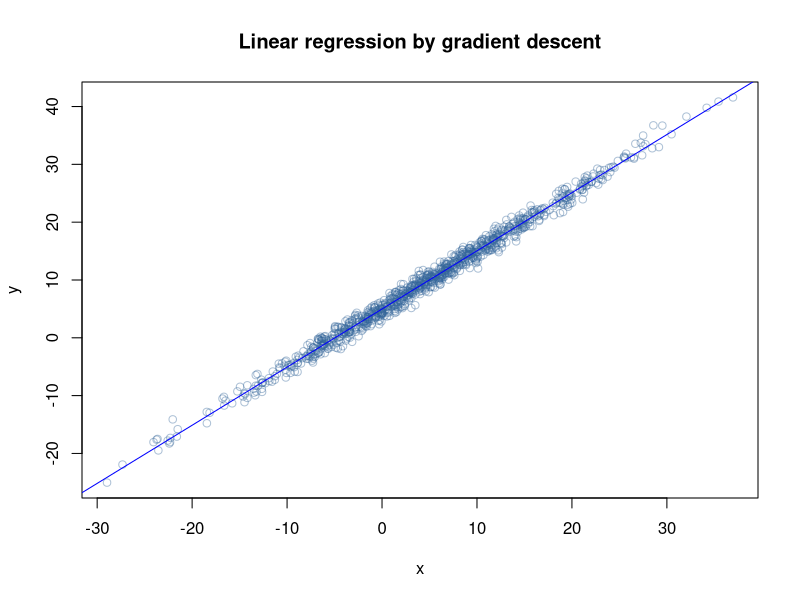
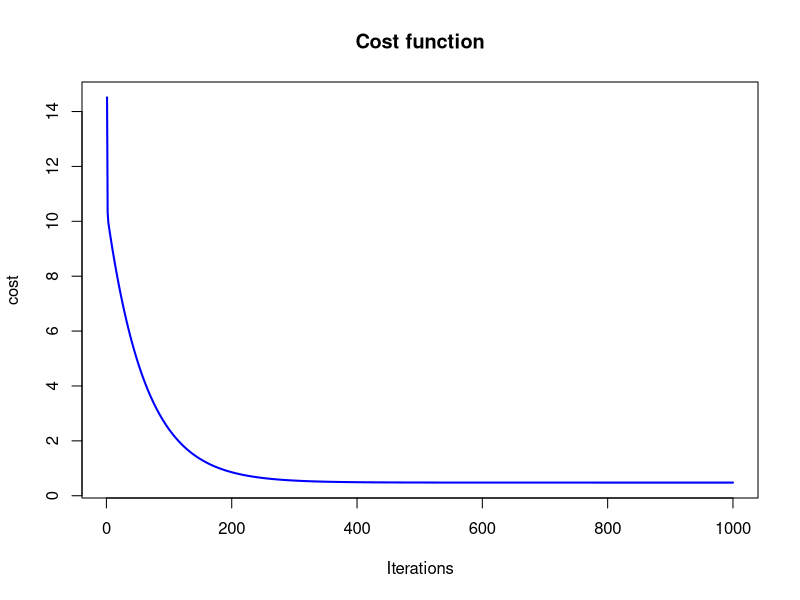

The R source for these figures, in order:
#Clear Environment
remove(list = ls())

library(ggfortify)
###Question 2

set.seed(1234)

##Linear Regression
#Part A: Generate the independent and dependent variable (x,y)
x<-rnorm(1000, 5, 10)
y<-x+rnorm(1000) + 5

#Part B: Create the model
m1<-lm(y~x)
summary(m1)

#plot data and model
plot(x,y, col=rgb(0.2,0.4,0.6,0.4), main='Linear regression by gradient descent')
abline(m1, col='blue')

#Part C: Build cost and gradient descent function 
cost <- function(X, y, theta) {
  sum( (X %*% theta - y)^2 ) / (2*length(y))
}
# learning rate and iteration limit
alpha <- 0.01
num_iters <- 1000
# keep history
cost_history <- double(num_iters)
theta_history <- list(num_iters)
# initialize coefficients
theta <- matrix(c(0,0), nrow=2)
# add a column of 1's for the intercept coefficient
X <- cbind(1, matrix(x))
# gradient descent
for (i in 1:num_iters) {
  error <- (X %*% theta - y)
  delta <- t(X) %*% error / length(y)
  theta <- theta - alpha * delta
  cost_history[i] <- cost(X, y, theta)
  theta_history[[i]] <- theta
}

#plot cost function
plot(cost_history, type='line', col='blue', lwd=2, main='Cost function', ylab='cost', xlab='Iterations')
